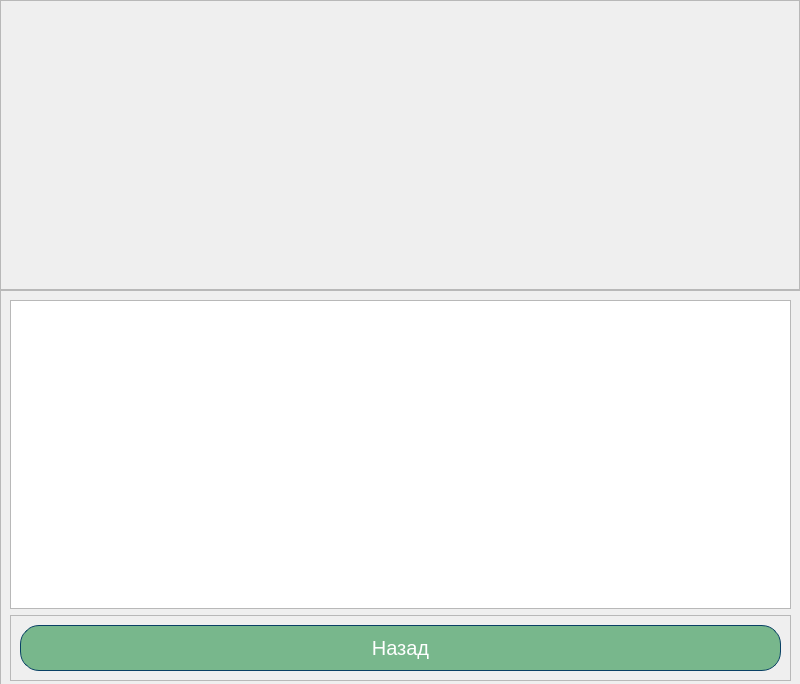
<?xml version="1.0" encoding="UTF-8"?>
<ui version="4.0">
 <class>MainWindow</class>
 <widget class="QMainWindow" name="MainWindow">
  <property name="geometry">
   <rect>
    <x>0</x>
    <y>0</y>
    <width>800</width>
    <height>684</height>
   </rect>
  </property>
  <property name="windowTitle">
   <string>MyMoneyManager</string>
  </property>
  <property name="windowIcon">
   <iconset resource="../../Pictures/Images/statistic_resource.qrc">
    <normaloff>:/Icons/dollar.ico</normaloff>:/Icons/dollar.ico</iconset>
  </property>
  <widget class="QWidget" name="centralwidget">
   <widget class="QFrame" name="frame">
    <property name="geometry">
     <rect>
      <x>0</x>
      <y>0</y>
      <width>801</width>
      <height>691</height>
     </rect>
    </property>
    <property name="frameShape">
     <enum>QFrame::StyledPanel</enum>
    </property>
    <property name="frameShadow">
     <enum>QFrame::Raised</enum>
    </property>
    <widget class="QLabel" name="label">
     <property name="geometry">
      <rect>
       <x>0</x>
       <y>0</y>
       <width>801</width>
       <height>691</height>
      </rect>
     </property>
     <property name="text">
      <string/>
     </property>
     <property name="pixmap">
      <pixmap resource="../../Pictures/Images/statistic_resource.qrc">:/Pictures/money_background.jpg</pixmap>
     </property>
     <property name="scaledContents">
      <bool>true</bool>
     </property>
    </widget>
    <widget class="QFrame" name="frame_2">
     <property name="geometry">
      <rect>
       <x>0</x>
       <y>290</y>
       <width>801</width>
       <height>401</height>
      </rect>
     </property>
     <property name="frameShape">
      <enum>QFrame::StyledPanel</enum>
     </property>
     <property name="frameShadow">
      <enum>QFrame::Raised</enum>
     </property>
     <layout class="QVBoxLayout" name="verticalLayout">
      <item>
       <widget class="QTableView" name="statisticTable"/>
      </item>
      <item>
       <widget class="QFrame" name="frame_3">
        <property name="frameShape">
         <enum>QFrame::StyledPanel</enum>
        </property>
        <property name="frameShadow">
         <enum>QFrame::Raised</enum>
        </property>
        <layout class="QHBoxLayout" name="horizontalLayout">
         <item>
          <widget class="QPushButton" name="backMenuBtn">
           <property name="styleSheet">
            <string notr="true">QPushButton#backMenuBtn {
     color: rgb(255, 255, 255);
	background-color: rgb(120, 183, 140);
	border: 1px solid #094065;
	border-radius: 19px; 
	padding: 10px;
	font-size: 20px;
 }
 QPushButton#backMenuBtn:hover {
     background-color: rgb(120, 170, 140);
 }</string>
           </property>
           <property name="text">
            <string>Назад</string>
           </property>
          </widget>
         </item>
        </layout>
       </widget>
      </item>
     </layout>
    </widget>
    <widget class="QFrame" name="diagram_frame">
     <property name="geometry">
      <rect>
       <x>-1</x>
       <y>-1</y>
       <width>801</width>
       <height>291</height>
      </rect>
     </property>
     <property name="frameShape">
      <enum>QFrame::StyledPanel</enum>
     </property>
     <property name="frameShadow">
      <enum>QFrame::Raised</enum>
     </property>
     <widget class="DiagramWidget" name="statisticDiagramWidget" native="true">
      <property name="geometry">
       <rect>
        <x>-1</x>
        <y>-1</y>
        <width>801</width>
        <height>291</height>
       </rect>
      </property>
     </widget>
    </widget>
   </widget>
  </widget>
 </widget>
 <customwidgets>
  <customwidget>
   <class>DiagramWidget</class>
   <extends>QWidget</extends>
   <header>pyqtdiagram</header>
   <container>1</container>
  </customwidget>
 </customwidgets>
 <resources>
  <include location="../../Pictures/Images/statistic_resource.qrc"/>
 </resources>
 <connections/>
</ui>
